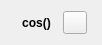
<?xml version="1.0" encoding="UTF-8"?>
<ui version="4.0">
 <class>glitch_object_trigonometry_arduino</class>
 <widget class="QWidget" name="glitch_object_trigonometry_arduino">
  <property name="geometry">
   <rect>
    <x>0</x>
    <y>0</y>
    <width>102</width>
    <height>45</height>
   </rect>
  </property>
  <property name="windowTitle">
   <string>Form</string>
  </property>
  <layout class="QHBoxLayout" name="horizontalLayout">
   <property name="spacing">
    <number>5</number>
   </property>
   <property name="leftMargin">
    <number>15</number>
   </property>
   <property name="topMargin">
    <number>0</number>
   </property>
   <property name="rightMargin">
    <number>15</number>
   </property>
   <property name="bottomMargin">
    <number>0</number>
   </property>
   <item>
    <widget class="QLabel" name="label">
     <property name="font">
      <font>
       <weight>75</weight>
       <bold>true</bold>
      </font>
     </property>
     <property name="text">
      <string notr="true">cos()</string>
     </property>
     <property name="textFormat">
      <enum>Qt::PlainText</enum>
     </property>
     <property name="alignment">
      <set>Qt::AlignCenter</set>
     </property>
    </widget>
   </item>
   <item>
    <widget class="QToolButton" name="context_menu">
     <property name="text">
      <string/>
     </property>
     <property name="icon">
      <iconset resource="../../Icons/icons.qrc">
       <normaloff>:/context-menu.png</normaloff>:/context-menu.png</iconset>
     </property>
    </widget>
   </item>
  </layout>
 </widget>
 <resources>
  <include location="../../Icons/icons.qrc"/>
 </resources>
 <connections/>
</ui>
